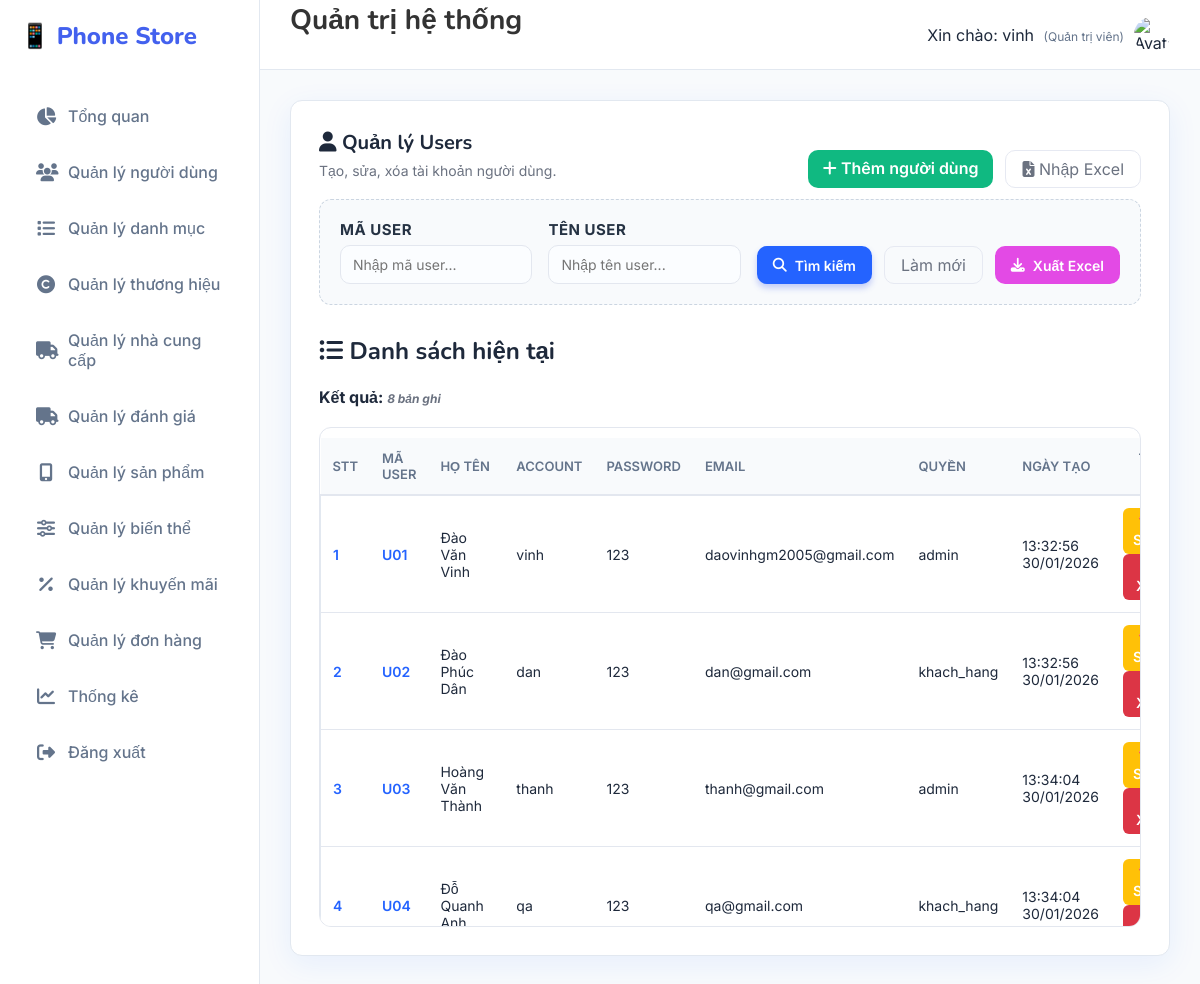
The app's page /Users/danhsach (signed in) with its own data.
### tables this page shows
CREATE TABLE `users` (
  `ma_user` varchar(20) NOT NULL,
  `ten_user` varchar(55) NOT NULL,
  `password` varchar(255) NOT NULL,
  `full_name` varchar(255) DEFAULT NULL,
  `email` varchar(55) DEFAULT NULL,
  `phan_quyen` enum('admin','khach_hang') NOT NULL DEFAULT 'khach_hang',
  `so_dien_thoai` varchar(20) DEFAULT NULL,
  `ngay_tao` datetime DEFAULT current_timestamp()
);

### MVC/Core/controller.php (called while the page is built, shortened)
<?php
class controller
{
    public function model($model)
    {
        return new $model;
    }
    public function view($view, $data = [])
    {
        include_once __DIR__ . '/../Views/' . $view . '.php';
    }
}

### MVC/Controllers/Users.php (called while the page is built, shortened)
<?php
class Users extends controller
{
    private $user;
    function __construct()
    {
        $this->user = $this->model("Users_m");
    }
    function danhsach()
    {
        $result = $this->user->Users_getAll();
        $this->view('Master', [
            'page' => 'Danhsachusers_v',
            'ma_user' => '',
            'ten_user' => '',
            'dulieu' => $result
        ]);
    }
}

### MVC/Core/app.php (called while the page is built, shortened)
<?php
class app
{
    protected $action = "Get_data";
    function __construct()
    {
        $arr = $this->processURL();
        if ($arr != null) {
            if (file_exists(__DIR__ . '/../Controllers/' . $arr[0] . '.php')) {
                unset($arr[0]);
            }
        }
        $this->controller = new $this->controller;
        if (isset($arr[1])) {
            if (method_exists($this->controller, $arr[1])) {
                $this->action = $arr[1];
                unset($arr[1]);
            }
        }
        $this->param = $arr ? array_values($arr) : [];
        call_user_func_array([$this->controller, $this->action], $this->param);
    }
    function processURL()
    {
        if (isset($_GET['url'])) {
            return explode('/', filter_var(trim($_GET['url']), FILTER_DEFAULT));
        }
    }
}

### index.php (called while the page is built, shortened)
<?php
    $myapp = new app();
?>

### MVC/Core/connectDB.php (called while the page is built, shortened)
<?php
include_once __DIR__ . '/../../Public/Classes/TimezoneHelper.php';
class connectDB
{
    function __construct()
    {
        $this->con = mysqli_connect('localhost', 'root', '', 'phone_store_v2');
    }
}

### MVC/Models/Users_m.php (called while the page is built, shortened)
<?php
class Users_m extends connectDB
{
    function Users_getAll()
    {
        $sql = "SELECT * FROM users ORDER BY LENGTH(ma_user), ma_user";
        return mysqli_query($this->con, $sql);
    }
}

### Public/Classes/TimezoneHelper.php (called while the page is built, shortened)
<?php
class TimezoneHelper
{
    public static function formatForDisplay($datetime, $format = 'd/m/Y H:i:s')
    {
        $date = new DateTime($datetime);
        return $date->format($format);
    }
}

### MVC/Views/Pages/Danhsachusers_v.php (the view, shortened to what this page needs)
<!DOCTYPE html>
<html lang="vi">
<body>
    <div class="card">
        <div class="actions-top">
            <div>
                <h1><i class="fa-solid fa-user"></i> Quản lý Users</h1>
                <p class="lead">Tạo, sửa, xóa tài khoản người dùng.</p>
            </div>
            <div class="actions">
                <a href="http://localhost/Banhang/Users/themmoi" class="btn-create"><i class="fa-solid fa-plus"></i>
                    Thêm người dùng</a>
                <a href="http://localhost/Banhang/Users/import_form" class="btn-ghost"><i
                        class="fa-solid fa-file-excel"></i> Nhập
                    Excel</a>
            </div>
        </div>
        <form method="post" action="http://localhost/Banhang/Users/Timkiem" class="form-search"
            style="margin-bottom:30px;border:1px dashed #cbd5e1;padding:20px;border-radius:12px;background:#f8fafc">
            <div class="search-fields">
                <div>
                    <label for="searchId">Mã user</label>
                    <input type="text" id="searchId" name="txtMauser" placeholder="Nhập mã user..."
                        value="<?php echo isset($data['ma_user']) ? htmlspecialchars($data['ma_user']) : '' ?>" />
                </div>
                <div>
                    <label for="searchName">Tên user</label>
                    <input type="text" id="searchName" name="txtTenuser" placeholder="Nhập tên user..."
                        value="<?php echo isset($data['ten_user']) ? htmlspecialchars($data['ten_user']) : '' ?>" />
                </div>
            </div>
            <div class="actions" style="margin-top:0;">
                <button type="submit" class="btn-primary" name="btnTim"><i class="fa-solid fa-search"></i> Tìm
                    kiếm</button>
                <a href="http://localhost/Banhang/Users/danhsach" class="btn-ghost">Làm mới</a>
                <button type="submit" name="btnXuatexcel" class="btn-excel">
                    <i class="fa-solid fa-solid fa-download"></i> Xuất Excel
                </button>
            </div>
        </form>
        <h2><i class="fa-solid fa-list-ul"></i> Danh sách hiện tại</h2>
        <?php
        if (isset($data['dulieu'])) {
            if (is_object($data['dulieu'])) {
                $count = mysqli_num_rows($data['dulieu']);
                mysqli_data_seek($data['dulieu'], 0);
            } else {
                $count = 0;
            }
        ?>
        <div style="margin:10px 0">
            <strong>Kết quả: <span id="resultCount" class="hint"></span></strong>
        </div>
        <div class="table-container">
            <table>
                <thead>
                    <tr>
                        <th>STT</th>
                        <th>Mã User</th>
                        <th>Họ tên</th>
                        <th>Account</th>
                        <th>Password</th>
                        <th>Email</th>
                        <th>Quyền</th>
                        <th>Ngày tạo</th>
                        <th style="text-align:right">Thao tác</th>
                    </tr>
                </thead>
                <tbody id="userBody">
                    <?php
                        if ($count > 0) {
                            $serial = 1;
                            while ($row = mysqli_fetch_array($data['dulieu'])) {
                        ?>
                    <tr>
                        <td><span style="font-weight:600;color:var(--accent)"><?php echo $serial++; ?></span>
                        </td>
                        <td><span
                                style="font-weight:600;color:var(--accent)"><?php echo htmlspecialchars($row['ma_user']) ?></span>
                        </td>
                        <td><?php echo htmlspecialchars($row['full_name']) ?></td>
                        <td><?php echo htmlspecialchars($row['ten_user']) ?></td>
                        <td><?php echo htmlspecialchars($row['password']) ?></td>
                        <td><?php echo htmlspecialchars($row['email']) ?></td>
                        <td><?php echo htmlspecialchars($row['phan_quyen']) ?></td>
                        <td><?php echo isset($row['ngay_tao']) ? htmlspecialchars(TimezoneHelper::formatForDisplay($row['ngay_tao'], 'H:i:s d/m/Y')) : '' ?>
                        </td>
                        <td style="text-align:right">
                            <a href="http://localhost/Banhang/Users/sua/<?php echo urlencode($row['ma_user']) ?>"><button
                                    class="btn-edit">✏️
                                    Sửa</button></a>
                            <a href="http://localhost/Banhang/Users/xoa/<?php echo urlencode($row['ma_user']) ?>"
                                onclick="return confirm('Bạn có chắc chắn muốn xoá không?')"><button
                                    class="btn-delete">🗑️
                                    Xóa</button></a>
                        </td>
                    </tr>
                    <?php }
                        } ?>
                </tbody>
            </table>
        </div>
        <?php } ?>
    </div>
</body>
</html>

### Public/Css/style.css (style rules this page uses)
:root { --primary: #4361ee; --primary-dark: #3a0ca3; --secondary: #4cc9f0; --accent: #f72585; --success: #10b981; --warning: #f59e0b; --danger: #ef4444; --dark: #1e293b; --light: #f8fafc; --white: #ffffff; --gray: #64748b; --border: #e2e8f0; --shadow: 0 10px 15px -3px rgba(0, 0, 0, 0.1), 0 4px 6px -2px rgba(0, 0, 0, 0.05); --radius: 16px; --sidebar-width: 260px; }
* { margin: 0; padding: 0; box-sizing: border-box; font-family: "Inter", sans-serif; }
body { background-color: var(--light); color: var(--dark); height: 100vh; overflow: hidden; }
a { text-decoration: none; transition: 0.3s; }
.card { background: var(--white); border-radius: var(--radius); padding: 30px; box-shadow: var(--shadow); border: 1px solid var(--border); margin-bottom: 30px; }
h1, h2 { color: var(--dark); margin-bottom: 20px; font-family: "Nunito", sans-serif; }
p.lead { color: var(--gray); margin-bottom: 25px; font-size: 15px; }
form { display: grid; grid-template-columns: repeat(2, 1fr); gap: 24px; }
label { font-size: 13px; font-weight: 600; color: var(--gray); margin-bottom: 8px; display: block; text-transform: uppercase; letter-spacing: 0.5px; }
input, select, textarea { width: 100%; padding: 12px 16px; border: 1px solid var(--border); border-radius: 10px; font-size: 15px; background: #f9fafb; transition: 0.2s; }
.actions { margin-top: 10px; display: flex; gap: 12px; justify-content: flex-end; grid-column: 1 / -1; }
button, .btn { padding: 10px 20px; border-radius: 10px; font-weight: 600; font-size: 14px; cursor: pointer; border: none; display: inline-flex; align-items: center; gap: 8px; transition: 0.2s; text-decoration: none; }
.btn-primary { background: var(--primary); color: #fff; box-shadow: 0 4px 6px rgba(67, 97, 238, 0.3); }
.btn-ghost { background: transparent; border: 1px solid var(--border); color: var(--gray); }
table { width: 100%; border-collapse: separate; border-spacing: 0 8px; margin-top: 10px; }
th { text-align: left; padding: 12px 16px; color: var(--gray); font-size: 13px; font-weight: 600; text-transform: uppercase; }
td { background: #fff; padding: 16px; border-top: 1px solid var(--border); border-bottom: 1px solid var(--border); font-size: 14px; color: var(--dark); }
td:first-child { border-left: 1px solid var(--border); border-top-left-radius: 12px; border-bottom-left-radius: 12px; }
td:last-child { border-right: 1px solid var(--border); border-top-right-radius: 12px; border-bottom-right-radius: 12px; }
.hint { font-size: 13px; color: var(--gray); margin-top: 10px; font-style: italic; }

### records on screen
users: ma_user "U01", full_name "Đào Văn Vinh", ten_user "vinh", password "123", email "daovinhgm2005@gmail.com", phan_quyen "admin", ngay_tao "13:32:56 30/01/2026"
users: ma_user "U02", full_name "Đào Phúc Dân", ten_user "dan", password "123", email "dan@gmail.com", phan_quyen "khach_hang", ngay_tao "13:32:56 30/01/2026"
users: ma_user "U03", full_name "Hoàng Văn Thành", ten_user "thanh", password "123", email "thanh@gmail.com", phan_quyen "admin", ngay_tao "13:34:04 30/01/2026"
users: ma_user "U04", full_name "Đỗ Quanh Anh", ten_user "qa", password "123", email "qa@gmail.com", phan_quyen "khach_hang", ngay_tao "13:34:04 30/01/2026"

### other values on screen
$_SESSION['user_name'] "vinh"
